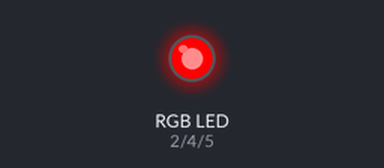
This sketch was run on a simulated Arduino Uno, built with avr-gcc and run on an emulated ATmega328P. Parts: an RGB LED mixed from three pins (HIGH = lit).

Above: at 0.05 s.
At 3.75 s:
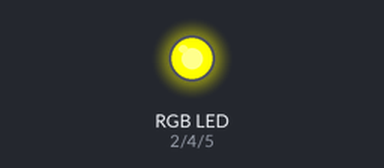
At 5.55 s:
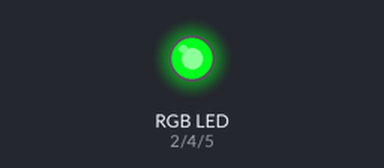
At 7.45 s:
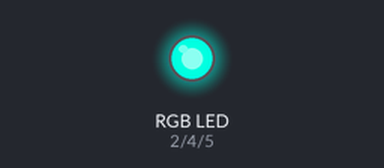
At 11.15 s:
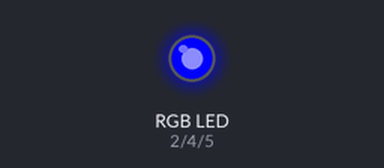
At 14.85 s:
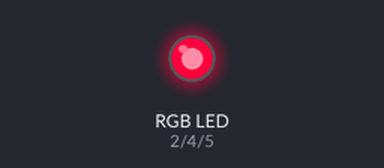
Timing chart, 0 to 19.9 s (numbered marks = the images above):
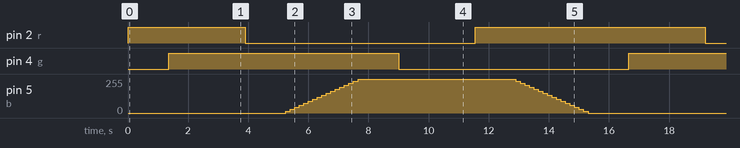

Measured:
- by itself, pin 2 (r): repeats every 15.3 s: LOW 7.7 s, HIGH 7.7 s
- by itself, pin 4 (g): alternates HIGH for 7.7 s and LOW for 7.7 s

The sketch:

rotating_led.ino
```cpp
const int r = 2,g = 4,b = 5;

void setup() {
  // Initialize the LED pin as an output
  pinMode(r, OUTPUT);
  pinMode(g, OUTPUT);
  pinMode(b, OUTPUT);
}

void loop() {

  for(int i =0;i<255;i+=15){
    setColor(255,i,0);
    delay(150);
  }
  for(int i =255;i>0;i-=15){
    setColor(i,255,0);
    delay(150);
  }

  for(int i =0;i<255;i+=15){
    setColor(0,255,i);
    delay(150);
  }
  for(int i =255;i>0;i-=15){
    setColor(0,i,255);
    delay(150);
  }

  for(int i =0;i<255;i+=15){
    setColor(i,0,255);
    delay(150);
  }
  for(int i =255;i>0;i-=15){
    setColor(255,0,i);
    delay(150);
  }
}

// Helper function to set RGB values
void setColor(int red, int green, int blue) {
  analogWrite(r, red);
  analogWrite(g, green);
  analogWrite(b, blue);
}
```
